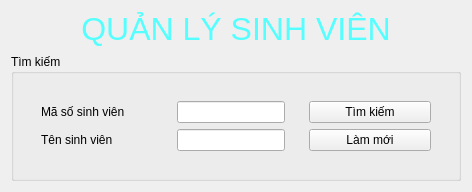
                   <widget class="QFrame" name="verticalFrame_QLSinhVien_search">
                    <layout class="QVBoxLayout" name="verticalLayout_31">
                     <item>
                      <widget class="QLabel" name="label_QLSinhVien">
                       <property name="maximumSize">
                        <size>
                         <width>16777215</width>
                         <height>45</height>
                        </size>
                       </property>
                       <property name="text">
                        <string>&lt;html&gt;&lt;head/&gt;&lt;body&gt;&lt;p align=&quot;center&quot;&gt;&lt;span style=&quot; font-size:24pt; color:#55ffff;&quot;&gt;QUẢN LÝ SINH VIÊN&lt;/span&gt;&lt;/p&gt;&lt;/body&gt;&lt;/html&gt;</string>
                       </property>
                      </widget>
                     </item>
                     <item>
                      <widget class="QGroupBox" name="groupBox_QLSinhVien_search">
                       <property name="title">
                        <string>Tìm kiếm</string>
                       </property>
                       <layout class="QVBoxLayout" name="verticalLayout_26">
                        <item>
                         <widget class="QFrame" name="horizontalFrame_QLSinhVien_search">
                          <property name="styleSheet">
                           <string notr="true"/>
                          </property>
                          <layout class="QHBoxLayout" name="horizontalLayout_24">
                           <item>
                            <widget class="QFrame" name="verticalFrame_QLSinhVien_search_1">
                             <property name="minimumSize">
                              <size>
                               <width>130</width>
                               <height>0</height>
                              </size>
                             </property>
                             <property name="styleSheet">
                              <string notr="true"/>
                             </property>
                             <layout class="QVBoxLayout" name="verticalLayout_50">
                              <item>
                               <widget class="QLabel" name="label_1_QLSinhVien_search_1">
                                <property name="minimumSize">
                                 <size>
                                  <width>0</width>
                                  <height>0</height>
                                 </size>
                                </property>
                                <property name="styleSheet">
                                 <string notr="true"/>
                                </property>
                                <property name="text">
                                 <string>Mã số sinh viên</string>
                                </property>
                               </widget>
                              </item>
                              <item>
                               <widget class="QLabel" name="label_2_QLSinhVien_search_1">
                                <property name="text">
                                 <string>Tên sinh viên</string>
                                </property>
                               </widget>
                              </item>
                             </layout>
                            </widget>
                           </item>
                           <item>
                            <widget class="QFrame" name="verticalFrame_QLSinhVien_search_2">
                             <layout class="QVBoxLayout" name="verticalLayout_51">
                              <item>
                               <widget class="QLineEdit" name="lineEdit_QLSinhVien_search_2_maso"/>
                              </item>
                              <item>
                               <widget class="QLineEdit" name="lineEdit_QLSinhVien_search_2_hoten"/>
                              </item>
                             </layout>
                            </widget>
                           </item>
                           <item>
                            <widget class="QFrame" name="verticalFrame_QLSinhVien_search_3">
                             <property name="minimumSize">
                              <size>
                               <width>140</width>
                               <height>0</height>
                              </size>
                             </property>
                             <property name="styleSheet">
                              <string notr="true"/>
                             </property>
                             <layout class="QVBoxLayout" name="verticalLayout_52">
                              <item>
                               <widget class="QPushButton" name="pushButton_QLSinhVien_search_3_timkiem">
                                <property name="text">
                                 <string>Tìm kiếm</string>
                                </property>
                               </widget>
                              </item>
                              <item>
                               <widget class="QPushButton" name="pushButton_QLSinhVien_search_3_lammoi">
                                <property name="text">
                                 <string>Làm mới</string>
                                </property>
                               </widget>
                              </item>
                             </layout>
                            </widget>
                           </item>
                          </layout>
                         </widget>
                        </item>
                       </layout>
                      </widget>
                     </item>
                    </layout>
                   </widget>
